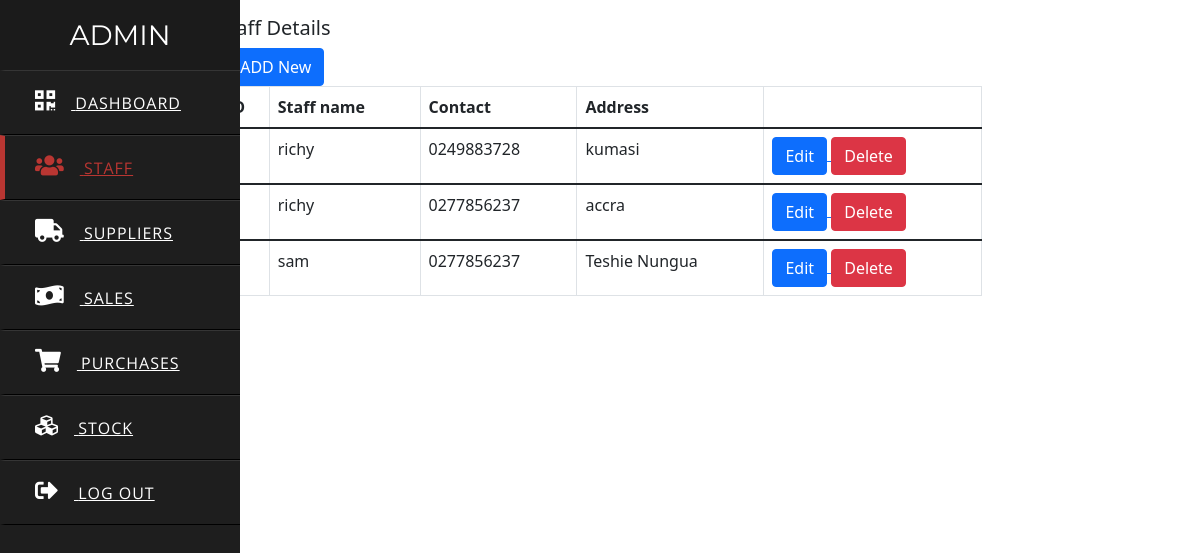
Page /admin/staffinfo.php on the committed database.
### tables this page shows
CREATE TABLE `staff` (
  `staff_id` int(11) NOT NULL,
  `staff_name` text NOT NULL,
  `staff_contact` varchar(50) DEFAULT NULL,
  `staff_address` text DEFAULT NULL,
  `staff_password` varchar(50) DEFAULT NULL
);

### admin/staffinfo.php (the view, shortened to what this page needs)
<?php
  include "connect.php";
?>
<!DOCTYPE html>
<html lang="en" dir="ltr">
  <head>
    <link rel="stylesheet" href="style.css">
    <link rel="stylesheet" href="https://cdnjs.cloudflare.com/ajax/libs/font-awesome/5.15.3/css/all.min.css"/>
    <link href="https://cdn.jsdelivr.net/npm/bootstrap@5.1.3/dist/css/bootstrap.min.css" rel="stylesheet">
  </head>
  <body>
  <div class="sidebar">
      <header>ADMIN</header>
      <a href="adminindex.php">
        <i class="fas fa-qrcode"></i>
        <span>Dashboard</span>
      </a>
      <a href="staffinfo.php" class="active">
        <i class="fas fa-users"></i>
        <span>Staff</span>
      </a>
      <a href="suppliers.php">
        <i class="fas fa-truck"></i>
        <span>Suppliers</span>
      </a>
      <a href="sales.php">
        <i class="fas fa-money-bill-wave"></i>
        <span>Sales</span>
      </a>
      <a href="purchases.php">
        <i class="fas fa-shopping-cart"></i>
        <span>Purchases</span>
      </a>
      <a href="stock.php">
        <i class="fas fa-cubes"></i>
        <span>Stock</span>
      </a>
      <a href="index.php">
         <i class="fas fa-sign-out-alt"></i>
        <span>Log Out</span>
      </a>
    </div>
    <div class="container">
             <div class="jumbotron">
                    <div class="card_main">
                            <div class="card-body">
                                <h5 class="card-title">Staff Details</h5>
                                <table class="table table-hover table-bordered">
                                  <a href="staffaddindex.php">
                                  <button class= "btn btn-primary align-right" >+ADD New</button>
                                  </a>
                                        <thead>
                                            <tr>
                                            <th scope="col">ID</th>
                                            <th scope="col">Staff name</th>
                                            <th scope="col">Contact</th>
                                            <th scope="col">Address</th>
                                            <th scope="col"></th>
                                            </tr>
                                        </thead>
                                        <tbody>
                                          <?php
                                              $s = mysqli_query($conn,"select*from staff");
                                              while($r=mysqli_fetch_array($s))
                                              {
                                            ?>
                                            <tr>
                                                     <th><?php echo $r['staff_id'];?></th>
                                                     <td><?php echo $r['staff_name'];?></td>
                                                     <td><?php echo $r['staff_contact'];?></td>
                                                     <td><?php echo $r['staff_address'];?></td>
                                                     <td>
                                                       <a href="staffedit.php?id=<?php echo $r['staff_id']; ?>">
                                                       <button class="btn btn-primary">Edit</button>
                                                       </a>
                                                    <a href="deletestaff.php?a=<?php echo $r['staff_id'];?>" onclick="return confirm('Are you sure you want to delete?');">
                                                                <button class="btn btn-danger">Delete</button>
                                                    </a>
                                                </td>
                                            </tr>
                                        </tbody>
                                        <?php
                                              }
                                        ?>
                                 </table>
                            </div>
                    </div>
                </div>
         </div>
</body>
</html>

### admin/style.css (style rules this page uses)
* { margin: 0; padding: 0; text-decoration: none; }
.sidebar { position: fixed; width: 240px; left: 0; height: 100%; background: #1e1e1e; transition: all .5s ease; }
.sidebar header { font-size: 28px; color: white; line-height: 70px; text-align: center; background: #1b1b1b; user-select: none; font-family: 'Montserrat', sans-serif; }
.sidebar a { display: block; height: 65px; width: 100%; color: white; line-height: 65px; padding-left: 30px; box-sizing: border-box; border-bottom: 1px solid black; border-top: 1px solid rgba(255,255,255,.1); border-left: 5px solid transparent; font-family: 'Open Sans', sans-serif; transition: all .5s ease; }
a.active,a:hover { border-left: 5px solid #b93632; color: #b93632; }
.sidebar a i { font-size: 23px; margin-right: 16px; }
.sidebar a span { letter-spacing: 1px; text-transform: uppercase; }
.card-body { margin: 0 10rem; }

### rows in the picture
staff: staff_name "richy", staff_contact "0249883728", staff_address "kumasi"
staff: staff_name "richy", staff_contact "0277856237", staff_address "accra"
staff: staff_name "sam", staff_contact "0277856237", staff_address "Teshie Nungua"
